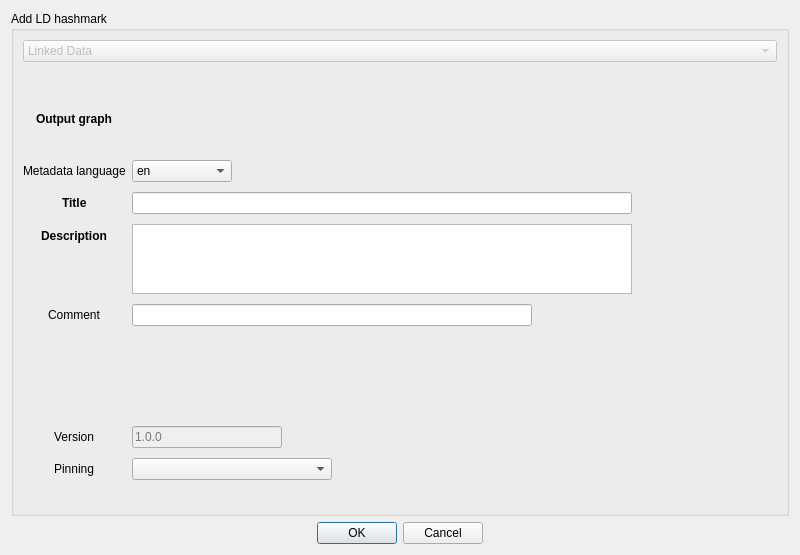
<?xml version="1.0" encoding="UTF-8"?>
<ui version="4.0">
 <class>AddHashmarkDialog</class>
 <widget class="QDialog" name="AddHashmarkDialog">
  <property name="geometry">
   <rect>
    <x>0</x>
    <y>0</y>
    <width>800</width>
    <height>555</height>
   </rect>
  </property>
  <property name="sizePolicy">
   <sizepolicy hsizetype="Expanding" vsizetype="Expanding">
    <horstretch>0</horstretch>
    <verstretch>0</verstretch>
   </sizepolicy>
  </property>
  <property name="maximumSize">
   <size>
    <width>16777215</width>
    <height>16777215</height>
   </size>
  </property>
  <property name="windowTitle">
   <string>Register LD hashmark</string>
  </property>
  <property name="windowIcon">
   <iconset resource="../galacteek.qrc">
    <normaloff>:/share/icons/hashmarks.png</normaloff>:/share/icons/hashmarks.png</iconset>
  </property>
  <property name="styleSheet">
   <string notr="true"/>
  </property>
  <layout class="QVBoxLayout" name="verticalLayout">
   <item>
    <widget class="QGroupBox" name="groupBox">
     <property name="title">
      <string>Add LD hashmark</string>
     </property>
     <layout class="QVBoxLayout" name="verticalLayout_2">
      <item>
       <widget class="QComboBox" name="storageFormat">
        <property name="enabled">
         <bool>false</bool>
        </property>
        <item>
         <property name="text">
          <string>Linked Data</string>
         </property>
        </item>
        <item>
         <property name="text">
          <string>SQLite database</string>
         </property>
        </item>
       </widget>
      </item>
      <item>
       <widget class="QLabel" name="resourceLabel">
        <property name="minimumSize">
         <size>
          <width>0</width>
          <height>0</height>
         </size>
        </property>
        <property name="maximumSize">
         <size>
          <width>1024</width>
          <height>16777215</height>
         </size>
        </property>
        <property name="font">
         <font>
          <weight>75</weight>
          <bold>true</bold>
         </font>
        </property>
        <property name="text">
         <string/>
        </property>
       </widget>
      </item>
      <item>
       <layout class="QFormLayout" name="formLayout">
        <property name="labelAlignment">
         <set>Qt::AlignCenter</set>
        </property>
        <property name="formAlignment">
         <set>Qt::AlignHCenter|Qt::AlignTop</set>
        </property>
        <property name="verticalSpacing">
         <number>10</number>
        </property>
        <item row="0" column="0">
         <widget class="QLabel" name="hashmarksIconLabel">
          <property name="text">
           <string/>
          </property>
         </widget>
        </item>
        <item row="1" column="0">
         <widget class="QLabel" name="label_5">
          <property name="toolTip">
           <string>&lt;html&gt;&lt;head/&gt;&lt;body&gt;&lt;p&gt;Select which RDF graph the hashmark will be stored into.&lt;/p&gt;&lt;p&gt;&lt;br/&gt;&lt;/p&gt;&lt;p&gt;You can store it in a private graph, or in one of the public graphs available.&lt;/p&gt;&lt;/body&gt;&lt;/html&gt;</string>
          </property>
          <property name="text">
           <string>&lt;html&gt;&lt;head/&gt;&lt;body&gt;&lt;p&gt;&lt;span style=&quot; font-weight:600;&quot;&gt;Output graph&lt;/span&gt;&lt;/p&gt;&lt;/body&gt;&lt;/html&gt;</string>
          </property>
         </widget>
        </item>
        <item row="1" column="1">
         <layout class="QHBoxLayout" name="gSelectorLayout"/>
        </item>
        <item row="2" column="1">
         <widget class="QLabel" name="outputGraphMessage">
          <property name="styleSheet">
           <string notr="true">font: &quot;Segoe UI&quot; 14pt;</string>
          </property>
          <property name="text">
           <string/>
          </property>
         </widget>
        </item>
        <item row="3" column="0">
         <widget class="QLabel" name="label_9">
          <property name="toolTip">
           <string>&lt;html&gt;&lt;head/&gt;&lt;body&gt;&lt;p&gt;&lt;span style=&quot; font-size:11pt;&quot;&gt;The metadata language tag (@language in JSON-LD)&lt;/span&gt;&lt;/p&gt;&lt;/body&gt;&lt;/html&gt;</string>
          </property>
          <property name="text">
           <string>Metadata language</string>
          </property>
         </widget>
        </item>
        <item row="3" column="1">
         <widget class="QComboBox" name="langtag">
          <property name="enabled">
           <bool>true</bool>
          </property>
          <property name="maximumSize">
           <size>
            <width>100</width>
            <height>16777215</height>
           </size>
          </property>
          <item>
           <property name="text">
            <string>en</string>
           </property>
          </item>
         </widget>
        </item>
        <item row="4" column="0">
         <widget class="QLabel" name="label">
          <property name="text">
           <string>&lt;html&gt;&lt;head/&gt;&lt;body&gt;&lt;p&gt;&lt;span style=&quot; font-weight:600;&quot;&gt;Title&lt;/span&gt;&lt;/p&gt;&lt;/body&gt;&lt;/html&gt;</string>
          </property>
         </widget>
        </item>
        <item row="4" column="1">
         <widget class="QLineEdit" name="title">
          <property name="sizePolicy">
           <sizepolicy hsizetype="Expanding" vsizetype="Fixed">
            <horstretch>0</horstretch>
            <verstretch>0</verstretch>
           </sizepolicy>
          </property>
          <property name="maximumSize">
           <size>
            <width>500</width>
            <height>16777215</height>
           </size>
          </property>
          <property name="maxLength">
           <number>128</number>
          </property>
         </widget>
        </item>
        <item row="5" column="0">
         <widget class="QLabel" name="label_7">
          <property name="text">
           <string>&lt;html&gt;&lt;head/&gt;&lt;body&gt;&lt;p&gt;&lt;span style=&quot; font-weight:600;&quot;&gt;Description&lt;/span&gt;&lt;/p&gt;&lt;/body&gt;&lt;/html&gt;</string>
          </property>
         </widget>
        </item>
        <item row="5" column="1">
         <widget class="QTextEdit" name="description">
          <property name="maximumSize">
           <size>
            <width>500</width>
            <height>70</height>
           </size>
          </property>
          <property name="acceptRichText">
           <bool>false</bool>
          </property>
         </widget>
        </item>
        <item row="6" column="0">
         <widget class="QLabel" name="label_6">
          <property name="text">
           <string>Comment</string>
          </property>
         </widget>
        </item>
        <item row="6" column="1">
         <widget class="QLineEdit" name="comment">
          <property name="maximumSize">
           <size>
            <width>400</width>
            <height>16777215</height>
           </size>
          </property>
          <property name="maxLength">
           <number>128</number>
          </property>
         </widget>
        </item>
        <item row="8" column="1">
         <spacer name="verticalSpacer_2">
          <property name="orientation">
           <enum>Qt::Vertical</enum>
          </property>
          <property name="sizeHint" stdset="0">
           <size>
            <width>20</width>
            <height>10</height>
           </size>
          </property>
         </spacer>
        </item>
        <item row="11" column="0">
         <widget class="QLabel" name="label_8">
          <property name="text">
           <string>Pinning</string>
          </property>
         </widget>
        </item>
        <item row="11" column="1">
         <widget class="QComboBox" name="pinCombo">
          <property name="maximumSize">
           <size>
            <width>200</width>
            <height>16777215</height>
           </size>
          </property>
         </widget>
        </item>
        <item row="12" column="0">
         <widget class="QLabel" name="label_3">
          <property name="text">
           <string/>
          </property>
         </widget>
        </item>
        <item row="10" column="0">
         <widget class="QLabel" name="label_10">
          <property name="text">
           <string>Version</string>
          </property>
         </widget>
        </item>
        <item row="10" column="1">
         <widget class="QLineEdit" name="version">
          <property name="enabled">
           <bool>false</bool>
          </property>
          <property name="maximumSize">
           <size>
            <width>150</width>
            <height>16777215</height>
           </size>
          </property>
          <property name="placeholderText">
           <string>1.0.0</string>
          </property>
         </widget>
        </item>
       </layout>
      </item>
     </layout>
    </widget>
   </item>
   <item alignment="Qt::AlignHCenter">
    <widget class="QDialogButtonBox" name="buttonBox">
     <property name="orientation">
      <enum>Qt::Horizontal</enum>
     </property>
     <property name="standardButtons">
      <set>QDialogButtonBox::Cancel|QDialogButtonBox::Ok</set>
     </property>
    </widget>
   </item>
  </layout>
 </widget>
 <resources>
  <include location="../galacteek.qrc"/>
 </resources>
 <connections>
  <connection>
   <sender>buttonBox</sender>
   <signal>accepted()</signal>
   <receiver>AddHashmarkDialog</receiver>
   <slot>accept()</slot>
   <hints>
    <hint type="sourcelabel">
     <x>248</x>
     <y>254</y>
    </hint>
    <hint type="destinationlabel">
     <x>157</x>
     <y>274</y>
    </hint>
   </hints>
  </connection>
  <connection>
   <sender>buttonBox</sender>
   <signal>rejected()</signal>
   <receiver>AddHashmarkDialog</receiver>
   <slot>reject()</slot>
   <hints>
    <hint type="sourcelabel">
     <x>316</x>
     <y>260</y>
    </hint>
    <hint type="destinationlabel">
     <x>286</x>
     <y>274</y>
    </hint>
   </hints>
  </connection>
 </connections>
</ui>
